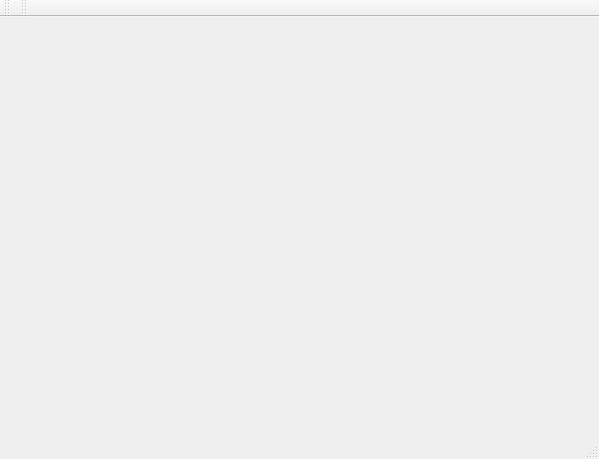
<?xml version="1.0" encoding="UTF-8"?>
<ui version="4.0">
 <class>MainWindow</class>
 <widget class="QMainWindow" name="MainWindow">
  <property name="geometry">
   <rect>
    <x>0</x>
    <y>0</y>
    <width>599</width>
    <height>459</height>
   </rect>
  </property>
  <property name="windowTitle">
   <string>MainWindow</string>
  </property>
  <widget class="QWidget" name="centralWidget">
   <layout class="QHBoxLayout" name="horizontalLayout">
    <item>
     <widget class="QWidget" name="mCocos2dWidget" native="true"/>
    </item>
   </layout>
  </widget>
  <widget class="QMenuBar" name="menuBar">
   <property name="geometry">
    <rect>
     <x>0</x>
     <y>0</y>
     <width>599</width>
     <height>22</height>
    </rect>
   </property>
  </widget>
  <widget class="QToolBar" name="mainToolBar">
   <attribute name="toolBarArea">
    <enum>TopToolBarArea</enum>
   </attribute>
   <attribute name="toolBarBreak">
    <bool>false</bool>
   </attribute>
  </widget>
  <widget class="QStatusBar" name="statusBar"/>
  <widget class="QToolBar" name="toolBar">
   <property name="windowTitle">
    <string>toolBar</string>
   </property>
   <attribute name="toolBarArea">
    <enum>TopToolBarArea</enum>
   </attribute>
   <attribute name="toolBarBreak">
    <bool>false</bool>
   </attribute>
  </widget>
 </widget>
 <layoutdefault spacing="6" margin="11"/>
 <resources/>
 <connections/>
</ui>
